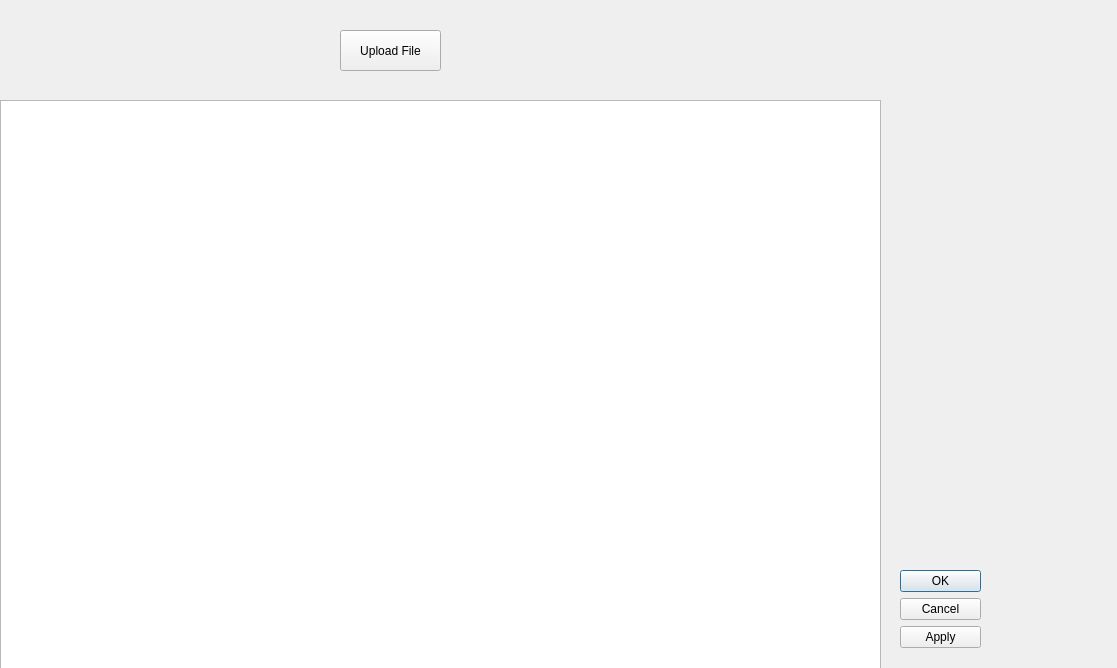
<?xml version="1.0" encoding="UTF-8"?>
<ui version="4.0">
 <class>Dialog</class>
 <widget class="QDialog" name="Dialog">
  <property name="geometry">
   <rect>
    <x>0</x>
    <y>0</y>
    <width>1117</width>
    <height>668</height>
   </rect>
  </property>
  <property name="windowTitle">
   <string>Dialog</string>
  </property>
  <widget class="QDialogButtonBox" name="buttonBox">
   <property name="geometry">
    <rect>
     <x>900</x>
     <y>570</y>
     <width>81</width>
     <height>81</height>
    </rect>
   </property>
   <property name="orientation">
    <enum>Qt::Vertical</enum>
   </property>
   <property name="standardButtons">
    <set>QDialogButtonBox::Apply|QDialogButtonBox::Cancel|QDialogButtonBox::Ok</set>
   </property>
  </widget>
  <widget class="QToolButton" name="toolButton">
   <property name="geometry">
    <rect>
     <x>340</x>
     <y>30</y>
     <width>101</width>
     <height>41</height>
    </rect>
   </property>
   <property name="text">
    <string>Upload File</string>
   </property>
   <property name="checkable">
    <bool>true</bool>
   </property>
   <property name="checked">
    <bool>false</bool>
   </property>
  </widget>
  <widget class="QTableWidget" name="tableWidget">
   <property name="geometry">
    <rect>
     <x>0</x>
     <y>100</y>
     <width>881</width>
     <height>571</height>
    </rect>
   </property>
  </widget>
 </widget>
 <resources/>
 <connections>
  <connection>
   <sender>buttonBox</sender>
   <signal>accepted()</signal>
   <receiver>Dialog</receiver>
   <slot>accept()</slot>
   <hints>
    <hint type="sourcelabel">
     <x>248</x>
     <y>254</y>
    </hint>
    <hint type="destinationlabel">
     <x>157</x>
     <y>274</y>
    </hint>
   </hints>
  </connection>
  <connection>
   <sender>buttonBox</sender>
   <signal>rejected()</signal>
   <receiver>Dialog</receiver>
   <slot>reject()</slot>
   <hints>
    <hint type="sourcelabel">
     <x>316</x>
     <y>260</y>
    </hint>
    <hint type="destinationlabel">
     <x>286</x>
     <y>274</y>
    </hint>
   </hints>
  </connection>
 </connections>
</ui>
